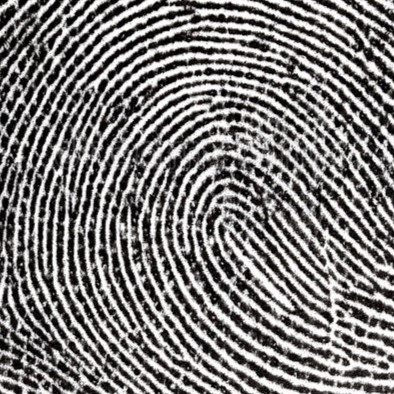
#> input picture filtragem-no-dominio-da-frequencia/fp.jpg, 394 x 394 px
$ jupyter execute filtragem-no-dominio-da-frequencia-1.ipynb
#> lines starting #> are read from the running program, lines starting #| are printed output that depends on the picture
[cell 1]
import matplotlib.pyplot as plt
from matplotlib.pyplot import figure
import numpy as np
import cv2 as cv

[cell 2]
#setup
#Reading in grayscale
img = cv.imread('fp.jpg',0)
#> img: shape (394, 394); min 0, max 255, mean 123.4
plt.imshow(img, cmap = 'gray')

### 1 - Obtenha a transformada rápida de Fourier $F(u,v)$ = $F${$f(x,y)$} usando o OpenCV e o Numpy

[cell 3]
#transformada rápida de Fourier usando Numpy
f = np.fft.fft2(img)
fR = f.real
fJ = f.imag
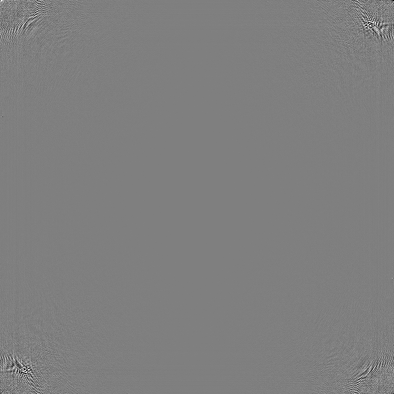
#> fJ: shape (394, 394) float64; min -648874, max 648874, mean 0; drawn with min black and max white
images = np.array([fR, fJ,np.log1p(np.abs(f))])
title = ['real', 'imaginária', 'módulo']

### 2 - Apresente as imagens $R_{e}${$F(u,v)$}, $Im${$F(u,v)$} e |$F(u,v)$|. Mostre as imagens com e sem o $\textit{fftshift()}$

[cell 4]
#plot sem fftshift
_, ax = plt.subplots(1, len(images), figsize=(5 * len(images), 5))
for i in range(len(images)):
    ax[i].imshow(images[i], cmap='gray')
    ax[i].set_title(title[i])
#> this loop made 3 passes
plt.show()
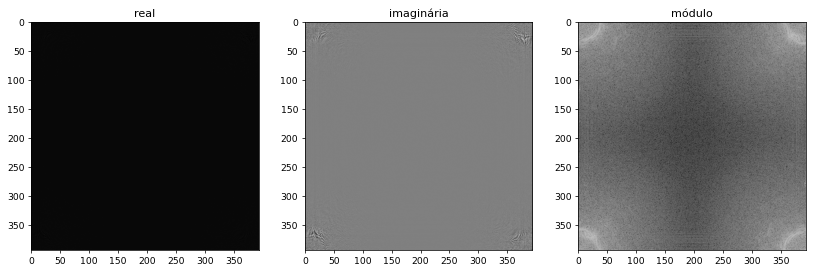
#> figure drawn by matplotlib, 3 panels

[cell 5]
#Aplicando fftshift
fShift = np.fft.fftshift(f)
fShiftR = fShift.real
fShiftJ = fShift.imag

imagesS = np.array([fShiftR,fShiftJ,np.log1p(np.abs(fShift))])
titleS = ['real', 'imaginária', 'módulo']

[cell 6]
#plot com fftshift
_, ax = plt.subplots(1, len(imagesS), figsize=(5 * len(images), 5))
for i in range(len(imagesS)):
    ax[i].imshow(imagesS[i], cmap='gray')
    ax[i].set_title(title[i])
plt.show()
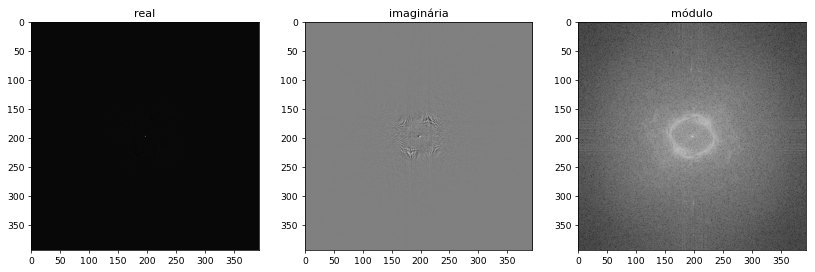
#> figure drawn by matplotlib, 3 panels

### 3 - Efetue um escalonamento adequado de |$F(u,v)$| para melhor vizualizar as baixas frequências

[cell 7]
#usando escalonamento como log do valor abs de F + 1 (np.log1p calculates log(1 + x))
magnitude_spectrum = np.log1p(np.abs(f))
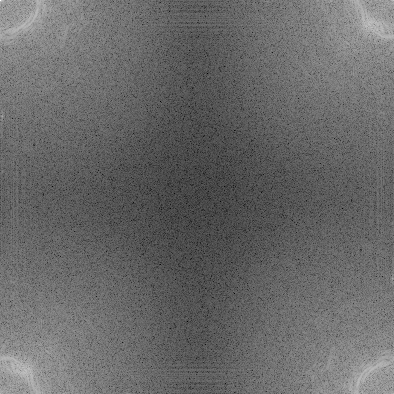
#> magnitude_spectrum: shape (394, 394) float64; min 2.75, max 16.77, mean 8.52; drawn with min black and max white
magnitude_spectrumS = np.log1p(np.abs(fShift))
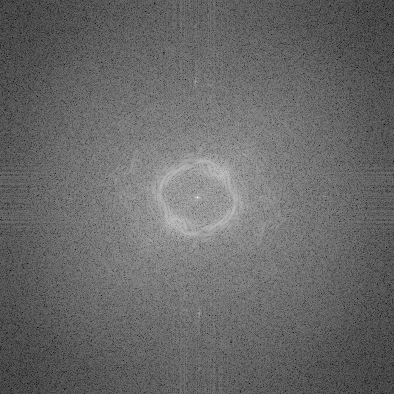
#> magnitude_spectrumS: shape (394, 394) float64; min 2.75, max 16.77, mean 8.52; drawn with min black and max white

result = np.array([magnitude_spectrum, magnitude_spectrumS])
titleR = ['sem shift', 'com shift']

[cell 8]
#plot do resultado escalonado com e sem shift
_, ax = plt.subplots(1, len(result), figsize=(5 * len(result), 5))
for i in range(len(result)):
    ax[i].imshow(result[i], cmap='gray')
    ax[i].set_title(titleR[i])
#> this loop made 2 passes
plt.show()

### 4 - Crie um filtro passa-baixas com resposta em frequência |$H(u,v)$| e apresente o resultado da filtragem da imagem $f(x,y)$ por esse filtro

[cell 9]
#setup
rows, cols = img.shape
#> rows = 394; cols = 394
crow,ccol = int(rows/2) , int(cols/2)
#> crow = 197; ccol = 197

[cell 10]
#creating a mask lpf
lpfMask = np.zeros((rows,cols),np.uint8)
lpfMask[crow-47:crow+47, ccol-47:ccol+47] = 1
#convolution in freq. domain and recuperating the image
lpfOutput = fShift * lpfMask #convolution in freq. domain == multiplication
lpf_F_ishift = np.fft.ifftshift(lpfOutput)
lpf_img_back = np.fft.ifft2(lpf_F_ishift)
lpf_img_back = np.real(lpf_img_back) #recuperating the image
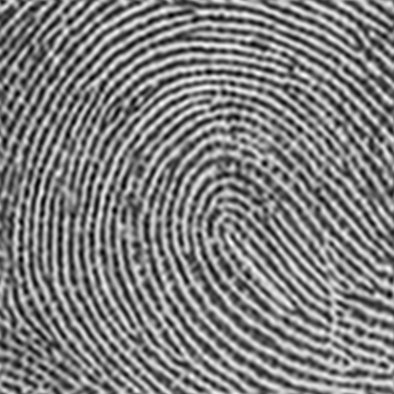
#> lpf_img_back: shape (394, 394) float64; min -71.08, max 318.6, mean 123.4; drawn with min black and max white

[cell 11]
#ploting the results
lpfResult = np.array([lpfMask, (magnitude_spectrumS * lpfMask), img, lpf_img_back])
lpfTitle = ['mask','low pass filter', 'input', 'output']

_, ax = plt.subplots(1, len(lpfResult), figsize=(5 * len(lpfResult), 5))
for i in range(len(lpfResult)):
    ax[i].imshow(lpfResult[i], cmap='gray')
    ax[i].set_title(lpfTitle[i])
#> this loop made 4 passes
plt.show()
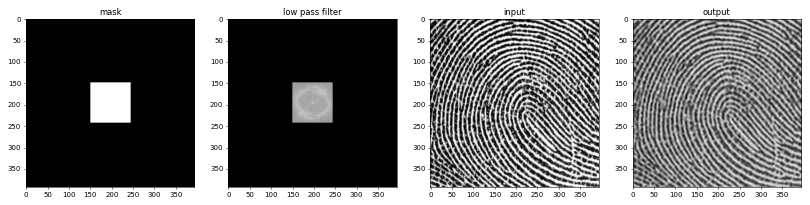
#> figure drawn by matplotlib, 4 panels

### 5 - Faça o mesmo para um filtro passa-altas

[cell 12]
#creating a mask hpf
hpfMask = np.ones((rows,cols),np.uint8)
hpfMask[crow-47:crow+47, ccol-47:ccol+47] = 0
#convolution in freq. domain and recuperating the image
lpfOutput = fShift * hpfMask #convolution in freq. domain == multiplication
hpf_F_ishift = np.fft.ifftshift(lpfOutput)
hpf_img_back = np.fft.ifft2(hpf_F_ishift)
hpf_img_back = np.real(hpf_img_back) #recuperating the image
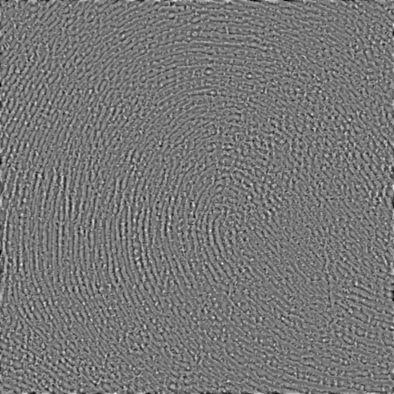
#> hpf_img_back: shape (394, 394) float64; min -169.9, max 193.4, mean 0; drawn with min black and max white

[cell 13]
#ploting the results
hpfResult = np.array([hpfMask, (magnitude_spectrumS * hpfMask), img, hpf_img_back])
hpfTitle = ['mask','high pass filter', 'input', 'output']

_, ax = plt.subplots(1, len(hpfResult), figsize=(5 * len(hpfResult), 5))
for i in range(len(hpfResult)):
    ax[i].imshow(hpfResult[i], cmap='gray')
    ax[i].set_title(hpfTitle[i])
plt.show()
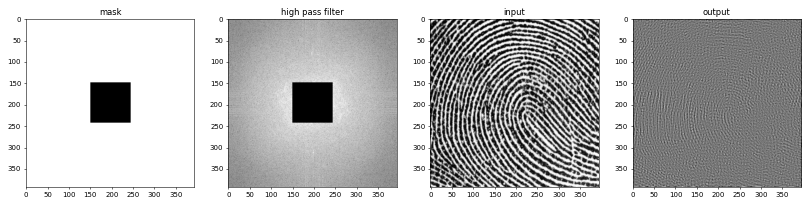
#> figure drawn by matplotlib, 4 panels

$ run again, with filtragem-no-dominio-da-frequencia/fp2.jpg copied over filtragem-no-dominio-da-frequencia/fp.jpg
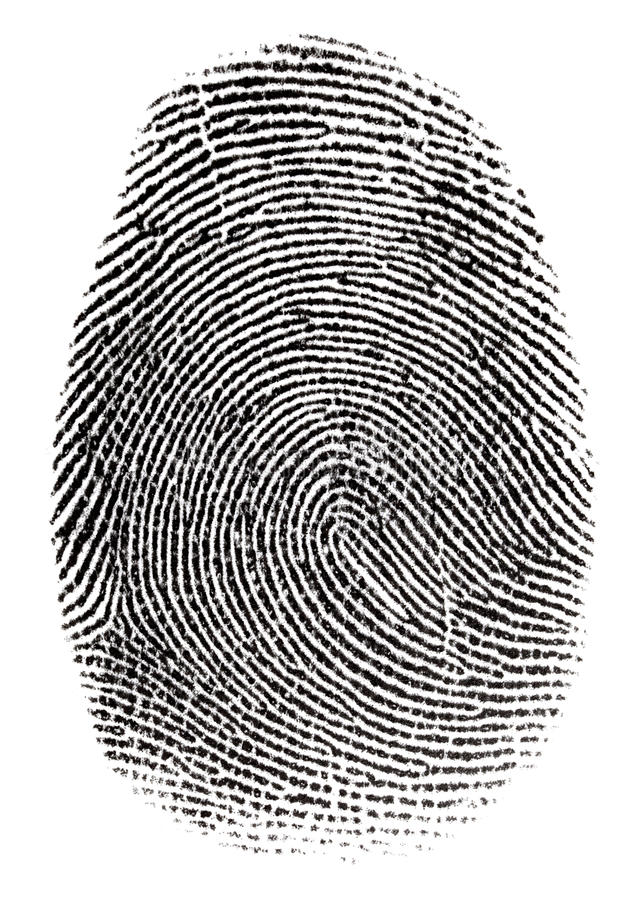
#> input picture filtragem-no-dominio-da-frequencia/fp2.jpg, 644 x 900 px
#> the loop `for i in range(len(images)):` made 3 passes
#> the loop `for i in range(len(imagesS)):` made 3 passes
#> the loop `for i in range(len(result)):` made 2 passes
#> the loop `for i in range(len(lpfResult)):` made 4 passes
#> `hpf_img_back = np.real(hpf_img_back)`:
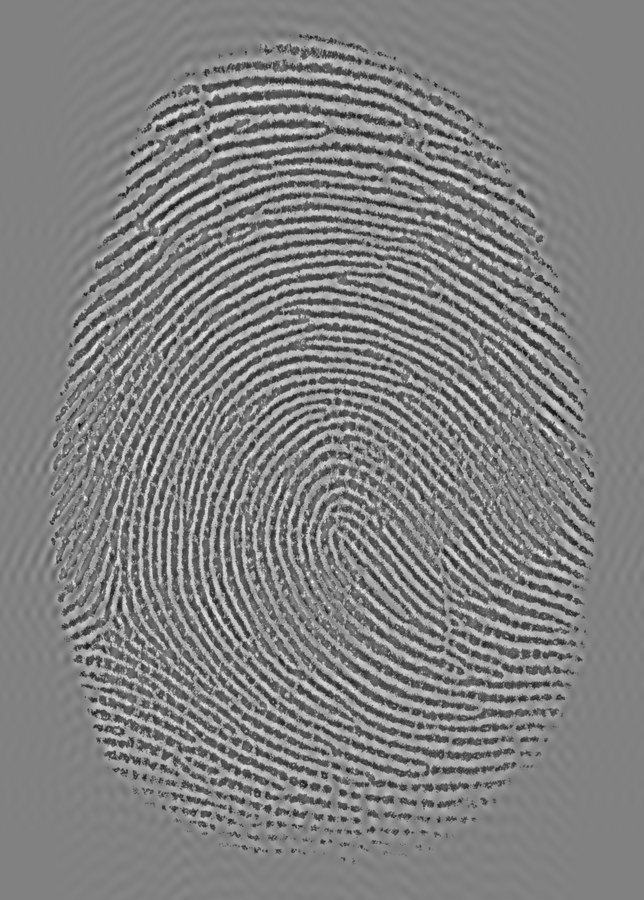
#> hpf_img_back: shape (900, 644) float64; min -259.6, max 251.3, mean 0; drawn with min black and max white
#> the loop `for i in range(len(hpfResult)):` made 4 passes
#> `plt.show()`:
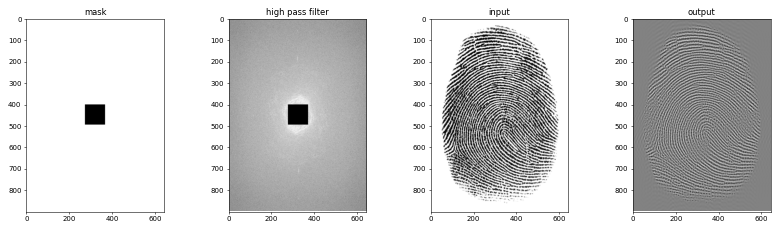
#> figure drawn by matplotlib, 4 panels
